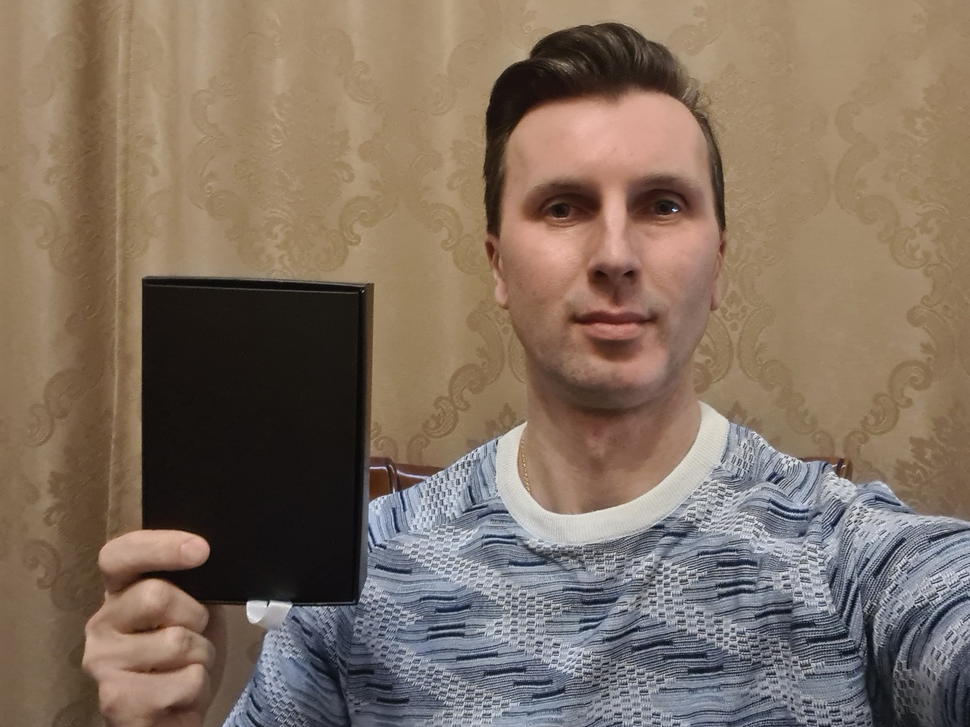
#> input picture Lab-4/assets/test-1.jpg, 970 x 727 px, shrunk from 2944 x 2208 before the run
$ python lab-4-tracking-obj.py
#> lines starting #> are read from the running program, lines starting #| are printed output that depends on the picture; after the words box and inside, x2 and y2 are one past the last pixel; in counts of white or black regions, pixels touching at a corner belong together
import numpy as np
import matplotlib.pyplot as plt
import cv2 as cv
from scipy.signal import convolve2d

# Lucas-Kanade Method implementation
def lucas_kanade(imgfirst, imgsecond):
#> called with imgfirst = './assets/test-1.jpg', imgsecond = './assets/test-2.jpg'
    myframe = cv.imread(imgfirst)
#> myframe is the input picture: shape (727, 970, 3); mean B, G, R 96.8, 111.6, 128.4
    Image1 = cv.cvtColor(myframe, cv.COLOR_BGR2GRAY)
    newframe = cv.imread(imgsecond)
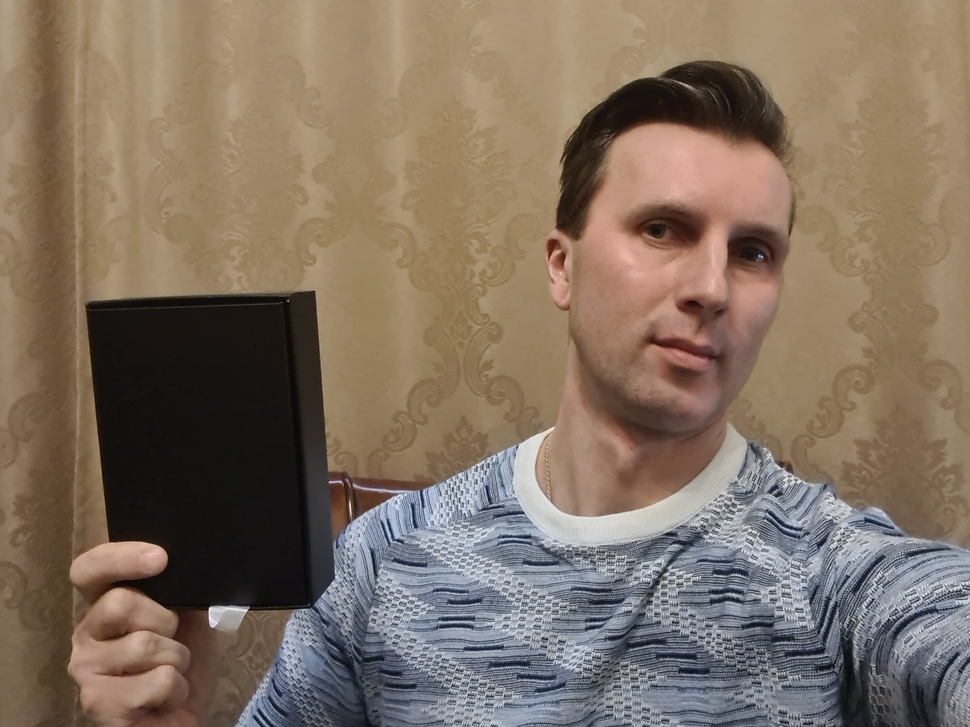
#> input picture Lab-4/assets/test-2.jpg, 970 x 727 px, shrunk from 2944 x 2208 before the run
#> newframe is the input picture: shape (727, 970, 3); mean B, G, R 97.2, 112.8, 129.2
    Image2 = cv.cvtColor(newframe, cv.COLOR_BGR2GRAY)

    color = np.random.randint(0,255,(100, 3))
    Gx = np.reshape(np.asarray([[-1,1],[-1,1]]),(2,2))

    Gy = np.reshape(np.asarray([[-1,1],[-1,1]]),(2,2))
    Gt1 = np.reshape(np.asarray([[-1,-1],[-1,-1]]),(2,2))
    Gt2 = np.reshape(np.asarray([[1, 1],[1,1]]),(2,2))

    lx = (convolve2d(Image1, Gx) + convolve2d(Image2, Gx)) / 2
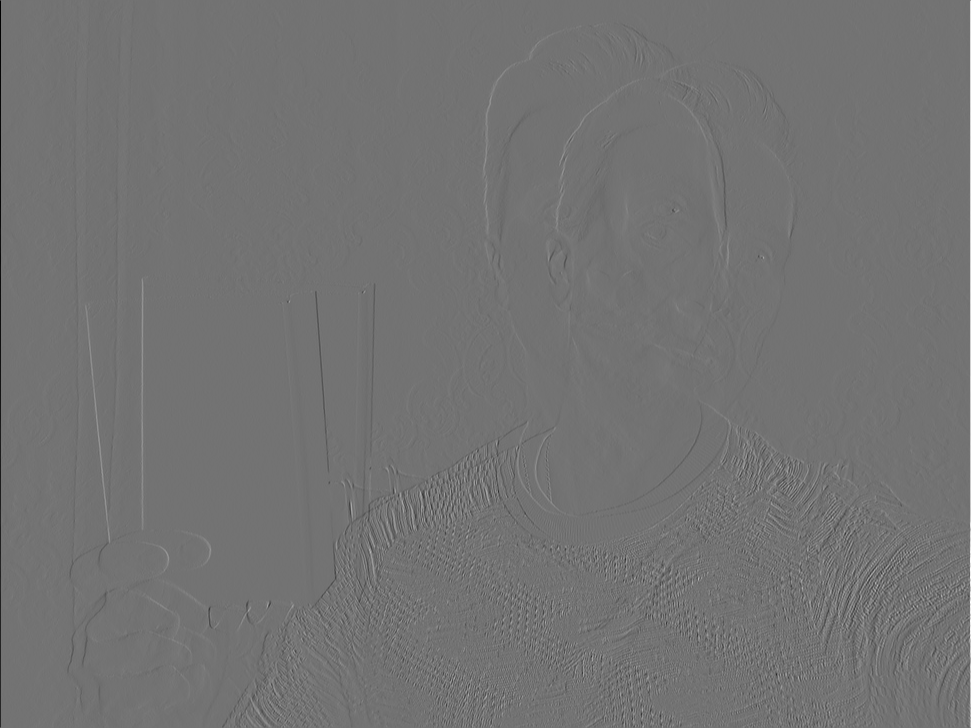
#> lx: shape (728, 971) float64; min -301.5, max 366.5, mean 0; drawn with min black and max white
    ly = (convolve2d(Image1, Gy) + convolve2d(Image2, Gy)) / 2
    lt1 = convolve2d(Image1, Gt1) + convolve2d(Image2, Gt2)
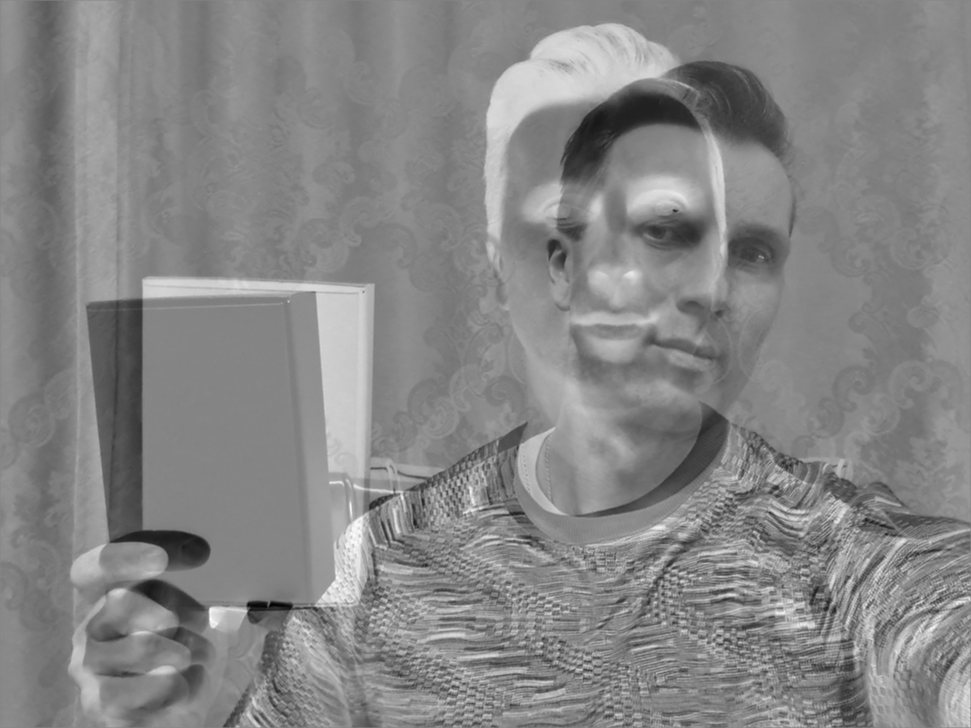
#> lt1: shape (728, 971) int64; min -865, max 788, mean 3.7; drawn with min black and max white

    feature_params = dict(maxCorners=100,
                qualityLevel=0.3,
                minDistance=7,
                blockSize=7)

    features = cv.goodFeaturesToTrack(Image1,mask=None,**feature_params)
#> features = 100 rows, first 8: [266, 603], [796, 462], [293, 605], [674, 209], [915, 604], [800, 663], [249, 603], [925, 598]
    feature = np.int32(features)
#> feature = contour of 100 points, box (x1, y1, x2, y2) (249, 209, 949, 726), area 195192
    feature = np.reshape(feature,newshape=[-1,2])
#> feature = 100 pairs, first value 249 to 948, second value 209 to 725

    u = np.ones(lx.shape)
    v = np.ones(lx.shape)
    status = np.zeros(feature.shape[0])
#> status = 100 values from 0 to 0
    A = np.zeros((2,2))
    B = np.zeros((2,1))
    mask = np.zeros_like(myframe)

    newFeature = np.zeros_like(feature)

    for a,i in enumerate(feature):
        x,y = i

        A[0,0] = np.sum((lx[y-1:y+2,x-1:x+2])**2)
        A[1,1] = np.sum((ly[y-1:y+2,x-1:x+2])**2)
        A[0,1] = np.sum(lx[y-1:y+2,x-1:x+2]*ly[y-1:y+2,x-1:x+2])
        A[1,0] = np.sum(lx[y-1:y+2,x-1:x+2]*ly[y-1:y+2,x-1:x+2])

        Ainv = np.linalg.pinv(A)

        B[0,0] = -np.sum(lx[y-1:y+2,x-1:x+2] + lt1[y-1:y+2,x-1:x+2])
        B[1,0] = -np.sum(lx[y-1:y+2,x-1:x+2] + lt1[y-1:y+2,x-1:x+2])
        prod = np.matmul(Ainv, B)

        u[y,x] = prod[0]
        v[y,x] = prod[1]

        newFeature[a]=[np.int32(x+u[y,x]),np.int32(y+v[y,x])]
        if np.int32(x+u[y,x])==x and np.int32(y+v[y,x])==y:
            status[a]=0
        else:
            status[a]=1
#> this loop made 100 passes
#> (x, y, Ainv, prod) on passes 1 to 9: (266, 603, [[1.56e-05, 1.56e-05], [1.56e-05, 1.56e-05]], [0.156, 0.156]), (796, 462, [[2.38e-05, 2.38e-05], [2.38e-05, 2.38e-05]], [0.178, 0.178]), (293, 605, [[8.31e-06, 8.31e-06], [8.31e-06, 8.31e-06]], [0.03, 0.03]), (674, 209, [[1.87e-05, 1.87e-05], [1.87e-05, 1.87e-05]], [0.0716, 0.0716]), (915, 604, [[3.36e-05, 3.36e-05], [3.36e-05, 3.36e-05]], [-0.105, -0.105]), (800, 663, [[1.37e-05, 1.37e-05], [1.37e-05, 1.37e-05]], [0.0518, 0.0518]), (249, 603, [[9.58e-05, 9.58e-05], [9.58e-05, 9.58e-05]], [1.16, 1.16]), (925, 598, [[2.4e-05, 2.4e-05], [2.4e-05, 2.4e-05]], [0.064, 0.064]), (898, 566, [[1.67e-05, 1.67e-05], [1.67e-05, 1.67e-05]], [0.0874, 0.0874])
#> (x, y) on passes 61 to 66: (831, 725), (717, 637), (859, 510), (699, 632), (828, 705), (707, 632)
#> after the loop, A = [[18450.5, 18450.5], [18450.5, 18450.5]]; B = [-1191, -1191]; newFeature = 100 pairs, first value 250 to 948, second value 209 to 724; status = 100 values, max 1 at index 4, min 0 at index 0, mean 0.48
    um=np.flipud(u)
    vm=np.flipud(v)

    good_new = newFeature[status==1]
#> good_new = 48 pairs, first value 250 to 914, second value 462 to 724
    good_old= feature[status==1]
#> good_old = 48 pairs, first value 249 to 915, second value 463 to 725
    print(good_new.shape)
#| (48, 2)
    print(good_old.shape)
#| (48, 2)

    for i,(new,old) in enumerate(zip(good_new,good_old)):
        a,b = new.ravel()
        c,d = old.ravel()
        mask = cv.line(mask, (a,b),(c,d), color[i].tolist(),2)
        newframe = cv.circle(newframe,(a,b),5,color[i].tolist(),-1)
#> this loop made 48 passes
#> (a, b, c, d) on passes 1 to 12: (914, 603, 915, 604), (250, 604, 249, 603), (732, 629, 733, 630), (902, 570, 903, 571), (390, 490, 391, 491), (472, 502, 473, 503), (660, 581, 661, 582), (375, 542, 376, 543), (708, 511, 709, 512), (621, 722, 622, 723), (773, 480, 774, 481), (840, 720, 841, 721)
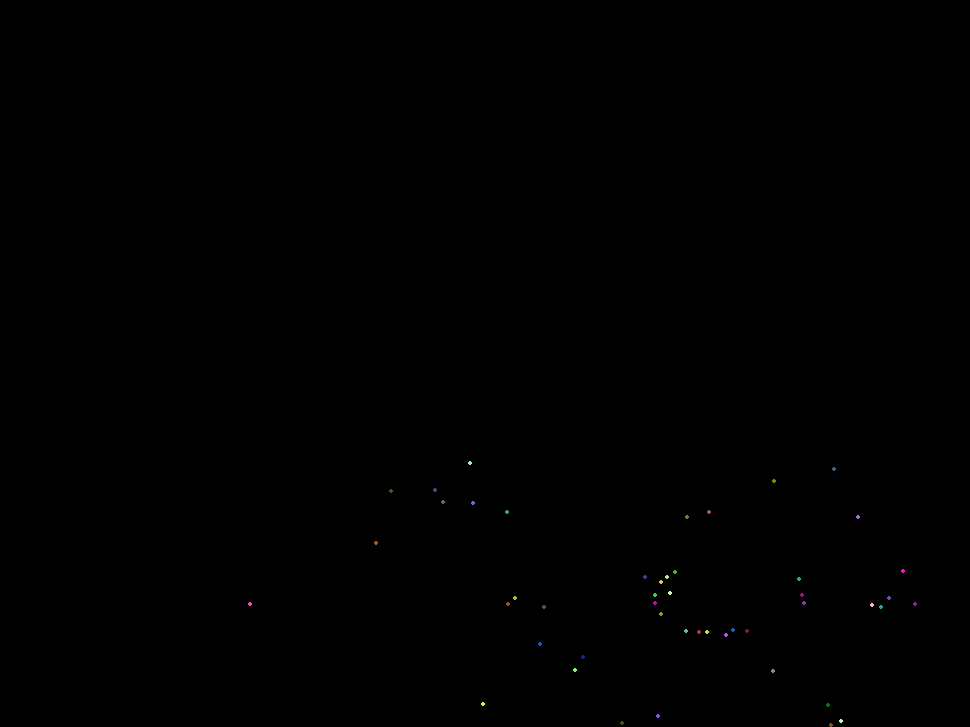
#> mask: shape (727, 970, 3); mean of channels 0, 1, 2 0.1, 0.1, 0.1; drawn as B, G, R
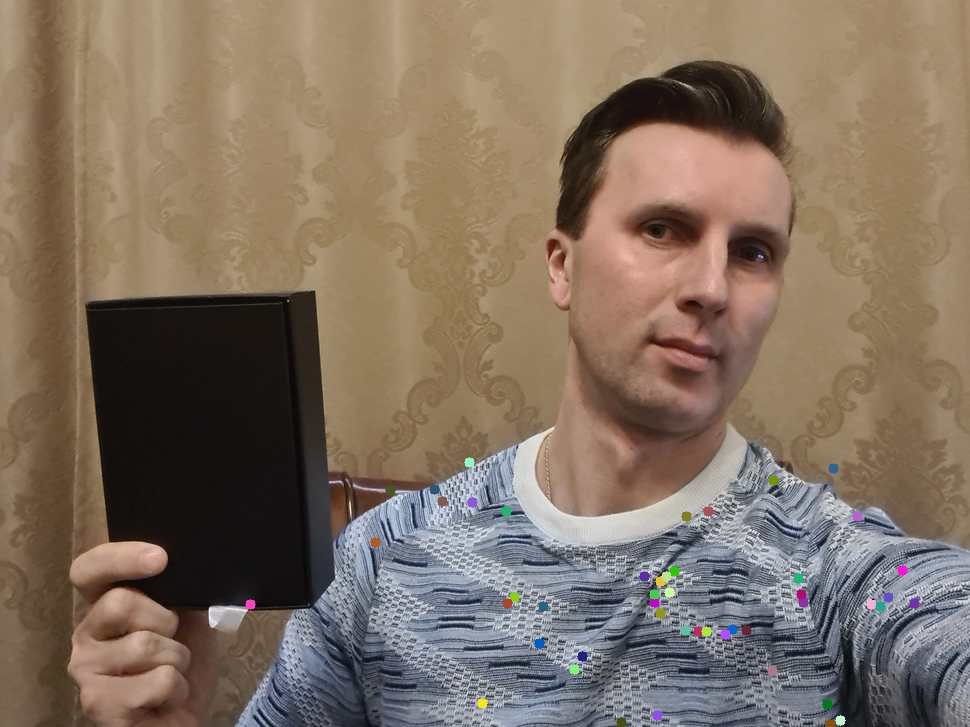
#> newframe: shape (727, 970, 3); mean B, G, R 97.1, 112.7, 129.2
    img = cv.add(newframe, mask)
    return img

  # Testing method
basketball_image = lucas_kanade('./assets/test-1.jpg', './assets/test-2.jpg')
cv.imwrite("result.jpg", basketball_image)
plt.subplot(2, 2, 1)
plt.imshow(basketball_image)
plt.title('Result image')

img1 = plt.imread('./assets/test-1.jpg')
plt.subplot(2, 2, 2)
plt.imshow(img1)
plt.title('Original image 1')

img2 = plt.imread('./assets/test-2.jpg')
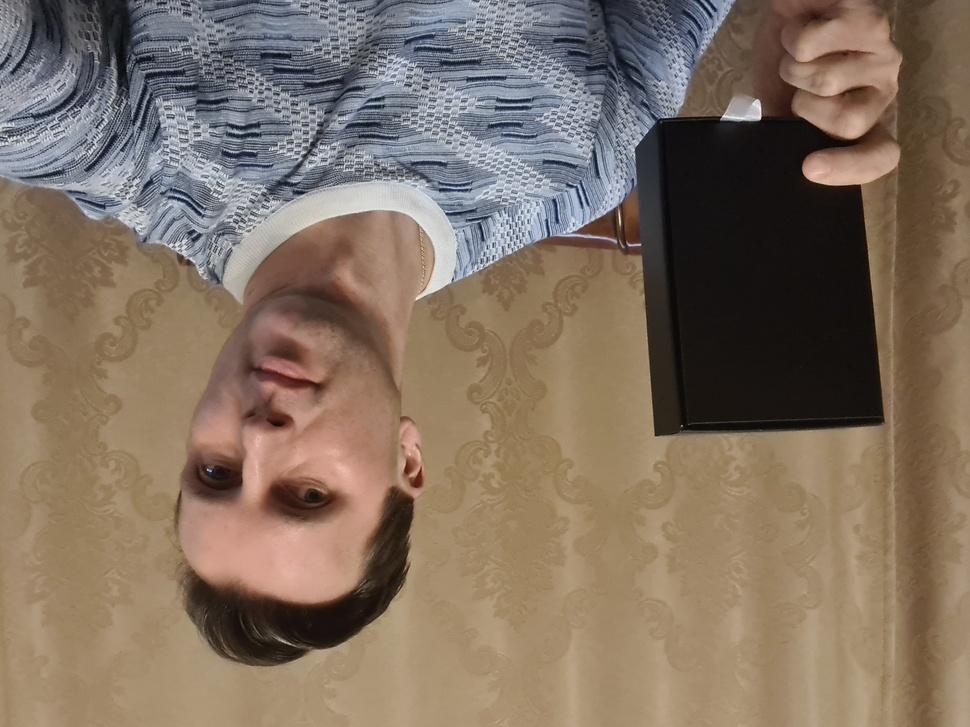
#> img2: shape (727, 970, 3); mean R, G, B 129.2, 112.8, 97.2
plt.subplot(2, 2, 3)
plt.imshow(img2)
plt.title('Original image 2')
plt.show()
#> figure, not shown here; B, G, R data is drawn as R, G, B
